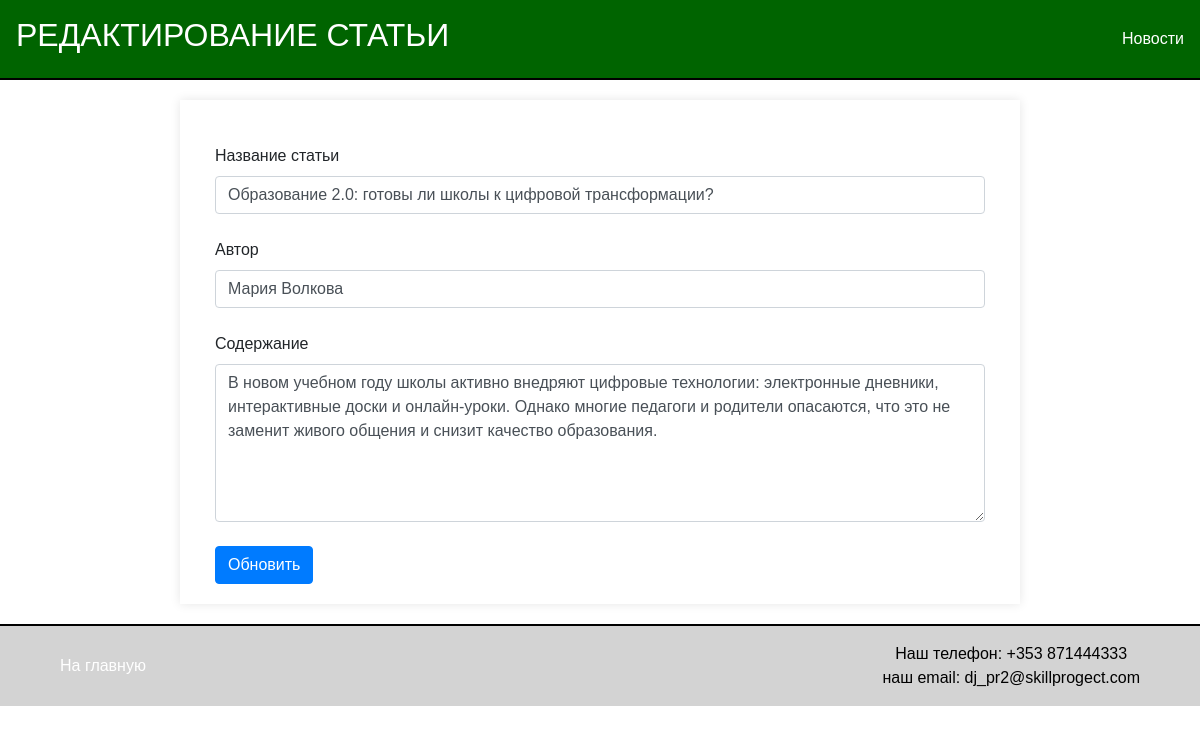
The app's page /articles/2/edit/ with its own data.
### news/models.py (models this page shows)
class Article(models.Model):
    title = models.CharField(max_length=200)
    content = models.TextField()
    publication_date = models.DateField()
    author = models.CharField(max_length=100)
    type = models.BooleanField()  # Новое поле с типом Boolean которое показывает что это статья type=False

### news/views.py (the view, shortened to what this page needs)
# urls.py: path('articles/<int:pk>/edit/', views.edit_article, name='edit_article'),
def edit_article(request, pk):
    article = get_object_or_404(Article, pk=pk, type=False)
    return render(request, 'articles/edit_article.html', {'article': article})

### news/templates/articles/edit_article.html (shortened to what this page needs)
{% extends 'news/default.html' %}
{% block header %}РЕДАКТИРОВАНИЕ СТАТЬИ{% endblock %}
{% block content %}
<div class="container mt-4">
    <form method="post">
        <div class="form-group mb-4">
            <label for="title">Название статьи</label>
            <input type="text" class="form-control" id="title" name="title" value="{{ article.title }}" required>
        </div>
        <div class="form-group mb-4">
            <label for="author">Автор</label>
            <input type="text" class="form-control" id="author" name="author" value="{{ article.author }}" required>
        </div>
        <div class="form-group mb-4">
            <label for="content">Содержание</label>
            <textarea class="form-control" id="content" name="content" rows="6" required>{{ article.content }}</textarea>
        </div>
        <button type="submit" class="btn btn-primary">Обновить</button>
    </form>
</div>
{% endblock %}

### news/templates/news/default.html (style rules this page uses)
body { font-family: Arial, sans-serif; margin: 0; padding: 0; box-sizing: border-box; }

### records on screen
Article: title "Образование 2.0: готовы ли школы к цифровой трансформации?", author "Мария Волкова", content "В новом учебном году школы активно внедряют цифровые технологии: электронные дневники, интерактивные доски и онлайн-уроки. Однако многие педагоги и родители опасаются, что это не заменит живого общения и снизит качество образования."
